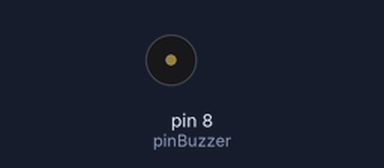
Simulated run of this sketch. Board: Arduino Uno, built with avr-gcc and run on an emulated ATmega328P. Shown: buzzer (waves = sounding).

Above: at 1.11 s.
At 5.5 s:
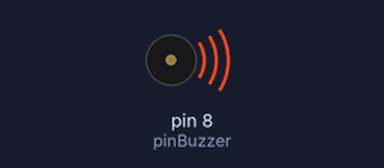
Timing chart, 0 to 5.8 s (numbered marks = the images above):
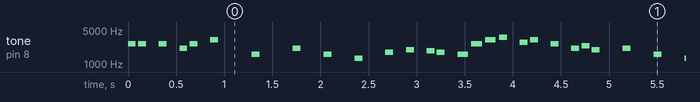

Measured:
- by itself, tone on pin 8 (pinBuzzer): plays 2637 Hz for 0.08 s, 2637 Hz for 0.08 s, 2637 Hz for 0.08 s, 2093 Hz for 0.08 s, 2637 Hz for 0.08 s, 3136 Hz for 0.08 s … (622 notes in this stretch)

The sketch:

Buzzz.ino
```cpp
/*
  Progetto 2: Il Buzzer Passivo SuperMario con Arduino
  Creato il 25 Apr 2019
  da Andrea Primavera
*/

int pinBuzzer = 8;

#define NOTE_B0  31
#define NOTE_C1  33
#define NOTE_CS1 35
#define NOTE_D1  37
#define NOTE_DS1 39
#define NOTE_E1  41
#define NOTE_F1  44
#define NOTE_FS1 46
#define NOTE_G1  49
#define NOTE_GS1 52
#define NOTE_A1  55
#define NOTE_AS1 58
#define NOTE_B1  62
#define NOTE_C2  65
#define NOTE_CS2 69
#define NOTE_D2  73
#define NOTE_DS2 78
#define NOTE_E2  82
#define NOTE_F2  87
#define NOTE_FS2 93
#define NOTE_G2  98
#define NOTE_GS2 104
#define NOTE_A2  110
#define NOTE_AS2 117
#define NOTE_B2  123
#define NOTE_C3  131
#define NOTE_CS3 139
#define NOTE_D3  147
#define NOTE_DS3 156
#define NOTE_E3  165
#define NOTE_F3  175
#define NOTE_FS3 185
#define NOTE_G3  196
#define NOTE_GS3 208
#define NOTE_A3  220
#define NOTE_AS3 233
#define NOTE_B3  247
#define NOTE_C4  262
#define NOTE_CS4 277
#define NOTE_D4  294
#define NOTE_DS4 311
#define NOTE_E4  330
#define NOTE_F4  349
#define NOTE_FS4 370
#define NOTE_G4  392
#define NOTE_GS4 415
#define NOTE_A4  440
#define NOTE_AS4 466
#define NOTE_B4  494
#define NOTE_C5  523
#define NOTE_CS5 554
#define NOTE_D5  587
#define NOTE_DS5 622
#define NOTE_E5  659
#define NOTE_F5  698
#define NOTE_FS5 740
#define NOTE_G5  784
#define NOTE_GS5 831
#define NOTE_A5  880
#define NOTE_AS5 932
#define NOTE_B5  988
#define NOTE_C6  1047
#define NOTE_CS6 1109
#define NOTE_D6  1175
#define NOTE_DS6 1245
#define NOTE_E6  1319
#define NOTE_F6  1397
#define NOTE_FS6 1480
#define NOTE_G6  1568
#define NOTE_GS6 1661
#define NOTE_A6  1760
#define NOTE_AS6 1865
#define NOTE_B6  1976
#define NOTE_C7  2093
#define NOTE_CS7 2217
#define NOTE_D7  2349
#define NOTE_DS7 2489
#define NOTE_E7  2637
#define NOTE_F7  2794
#define NOTE_FS7 2960
#define NOTE_G7  3136
#define NOTE_GS7 3322
#define NOTE_A7  3520
#define NOTE_AS7 3729
#define NOTE_B7  3951
#define NOTE_C8  4186
#define NOTE_CS8 4435
#define NOTE_D8  4699
#define NOTE_DS8 4978

// Array contenente la melodia di Super Mario
int melodySuperMario[] = {
  NOTE_E7, NOTE_E7, 0, NOTE_E7,
  0, NOTE_C7, NOTE_E7, 0,
  NOTE_G7, 0, 0,  0,
  NOTE_G6, 0, 0, 0,

  NOTE_C7, 0, 0, NOTE_G6,
  0, 0, NOTE_E6, 0,
  0, NOTE_A6, 0, NOTE_B6,
  0, NOTE_AS6, NOTE_A6, 0,

  NOTE_G6, NOTE_E7, NOTE_G7,
  NOTE_A7, 0, NOTE_F7, NOTE_G7,
  0, NOTE_E7, 0, NOTE_C7,
  NOTE_D7, NOTE_B6, 0, 0,

  NOTE_C7, 0, 0, NOTE_G6,
  0, 0, NOTE_E6, 0,
  0, NOTE_A6, 0, NOTE_B6,
  0, NOTE_AS6, NOTE_A6, 0,

  NOTE_G6, NOTE_E7, NOTE_G7,
  NOTE_A7, 0, NOTE_F7, NOTE_G7,
  0, NOTE_E7, 0, NOTE_C7,
  NOTE_D7, NOTE_B6, 0, 0
};

// Array contenente le pause associate alla melodia di Super Mario
int timeSuperMario[] = {
  12, 12, 12, 12,
  12, 12, 12, 12,
  12, 12, 12, 12,
  12, 12, 12, 12,

  12, 12, 12, 12,
  12, 12, 12, 12,
  12, 12, 12, 12,
  12, 12, 12, 12,

  9, 9, 9,
  12, 12, 12, 12,
  12, 12, 12, 12,
  12, 12, 12, 12,

  12, 12, 12, 12,
  12, 12, 12, 12,
  12, 12, 12, 12,
  12, 12, 12, 12,

  9, 9, 9,
  12, 12, 12, 12,
  12, 12, 12, 12,
  12, 12, 12, 12,
};


void setup(void)
{
  pinMode(pinBuzzer, OUTPUT);//buzzer
}

void loop()
{
    int noteDuration        = 0;
    int pauseBetweenNotes   = 0;
    int sizeMelody          = sizeof(melodySuperMario)/sizeof(int);

    for (int i = 0; i < sizeMelody; i++) {

      // Calcola la durata della nota in millisecondi.
      noteDuration = 1000 / timeSuperMario[i];

      tone(pinBuzzer, melodySuperMario[i], noteDuration);

      // Per distingure le note viene settato una pausa tra una nota e l'altra
      // Questo intervallo è pari al 30% della durata.
      pauseBetweenNotes = noteDuration * 1.30;

      delay(pauseBetweenNotes);
    }
}
```
